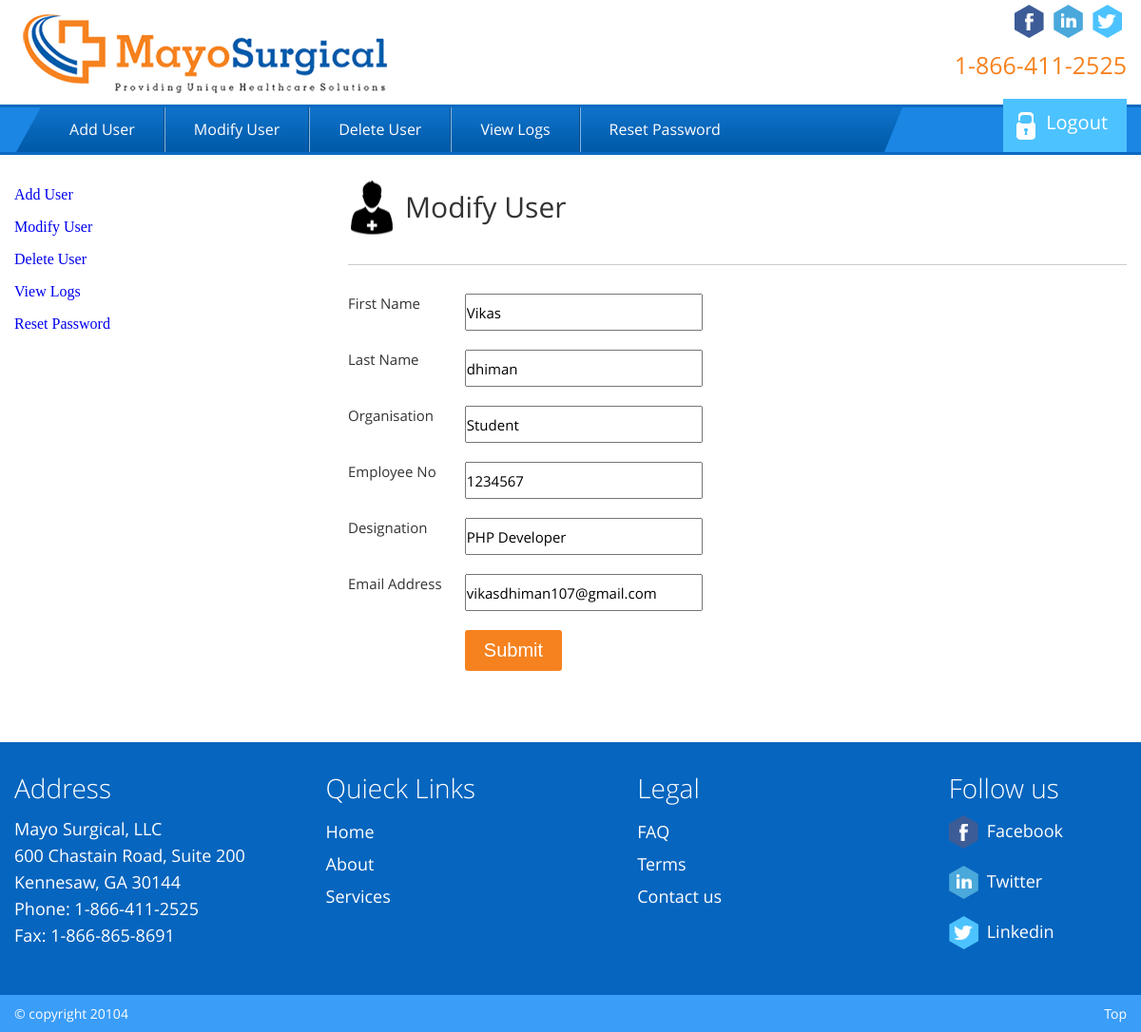
The app's page /mayo/mayo-admin/users/edituser.php?id=1 (signed in) with its own data.
### tables this page shows
CREATE TABLE IF NOT EXISTS `members` (
  `id` int(11) NOT NULL AUTO_INCREMENT,
  `user_name` varchar(32) NOT NULL,
  `password` varchar(32) NOT NULL,
  `first_name` char(30) NOT NULL,
  `last_name` char(30) NOT NULL,
  `designation` varchar(32) NOT NULL,
  `employee_no` varchar(32) NOT NULL,
  `organisation` varchar(32) NOT NULL,
  `email_id` varchar(32) NOT NULL,
  `activation_code` varchar(100) NOT NULL,
  `date_time` datetime NOT NULL,
  PRIMARY KEY (`id`),
  UNIQUE KEY `user_name` (`user_name`,`email_id`)
);

### mayo/mayo-admin/functions.php (called while the page is built, shortened)
<?php
function loggedin()
{
if (isset($_SESSION['username']) || isset($_COOKIE['username']))
{
$loggedin = TRUE;
return $loggedin;
}
}
?>

### mayo/mayo-admin/users/edituser.php (the view, shortened to what this page needs)
<?php
if(loggedin())
{
	$id = $_GET['id']
?>
<section class="row">
	<div class="container">
<div style="width:30%;float:left;padding:25px 0;">
		<ul style ="display: block;list-style: none outside none;text-decoration: none;" class="left1">
						<li style="padding:8px 0;">
						<a href="#" ONCLICK="loadWholePage('http://<?php echo $_SERVER['HTTP_HOST']; ?>/mayo/mayo-admin/users/adduser2.php')" style="text-decoration:none;">Add User</a>
						</li>
						<li style="padding:8px 0;">
						<a href="#" ONCLICK="loadWholePage('http://<?php echo $_SERVER['HTTP_HOST']; ?>/mayo/mayo-admin/users/modify-user2.php')" style="text-decoration:none;">Modify User</a>
						</li>
						<li style="padding:8px 0;">
						<a href="#" ONCLICK="loadWholePage('http://<?php echo $_SERVER['HTTP_HOST']; ?>/mayo/mayo-admin/users/deleteuser2.php')" style="text-decoration:none;">Delete User</a>
						</li>
						<li style="padding:8px 0;">
						<a href="#" ONCLICK="loadWholePage('http://<?php echo $_SERVER['HTTP_HOST']; ?>/mayo/mayo-admin/users/view-logs2.php')" style="text-decoration:none;">View Logs</a>
						</li>
						<li style="padding:8px 0;">
						<a href="#" ONCLICK="loadWholePage('http://<?php echo $_SERVER['HTTP_HOST']; ?>/mayo/mayo-admin/users/reset-password2.php')" style="text-decoration:none;">Reset Password</a>
						</li>
					</ul>
		</div>
		<div class="form_section_content">
			<h1 class="add_user">Modify User</h1>
			<form name="form1" method="post" action="" id="modify-form">
				<ul>
					<?php
						$modif = mysql_query("SELECT * FROM `members` where `id` = '$id'") or die(mysql_error());
						$row = mysql_fetch_array($modif);
					?>
					<li>
						<label>First Name</label>
						<input type="text" value="<?php echo $row['first_name'];?>" name="first_name" id="">
					</li>
					<li>
						<label>Last Name</label>
						<input type="text" value="<?php echo $row['last_name'];?>" name="last_name" id="">
					</li>
					<li>
						<label>Organisation</label>
						<input type="text" value="<?php echo $row['organisation'];?>" name="organisation" id="">
					</li>
					<li>
						<label>Employee No</label>
						<input type="text" value="<?php echo $row['employee_no'];?>" name="employee" id="">
					</li>
					<li>
						<label>Designation</label>
						<input type="text" value="<?php echo $row['designation'];?>" name="designation" id="">
					</li>
					<li>
						<label>Email Address</label>
						<input type="text" value="<?php echo $row['email_id'];?>" name="email_id" id="">
					</li>
					<li>
						<input type="submit" name="modify" id="" value="Submit"/>
					</li>
				</ul>
			</form>
		</div>
	</div>
</section>
<?php
}
else
{
header('Location:../login.php');
}
?>

### mayo/mayo-admin/users/style.css (style rules this page uses)
* { margin:0px; padding:0px; }
body, html { width:100%; height:auto; color:#333; }
.row { width:100%; float:left; margin:auto; height:auto; }
.container { width:1170px; height:auto; margin:0 auto; }
.form_section_content { width:70%; float:right; height:auto; margin:auto; padding:25px 0px; }
.add_user { background:url(images/heading_image.png) no-repeat left; line-height:60px; font-size:30px; text-indent:60px; font-family:open_sansregular; font-weight:normal; margin:0px 0px 30px 0px; }
.form_section_content ul { margin:0px 0px 0px 0px; padding:30px 0px 0px 0px; border-top:1px solid #ccc; }
.form_section_content ul li { list-style:none; floaT:left; position:relative; width:100%; margin:0px 0px 20px 0px; }
.form_section_content label { width:15%; height:auto; float:left; font:normal 15px open_sansregular; }
.form_section_content input[type="text"] { width:30%; height:auto; float:left; font:normal 15px open_sansregular; height:35px; }
.form_section_content input[type="submit"] { float:left; margin:0% 0% 0% 15%; -webkit-border-radius:3px; -moz-border-radius:3px; border-radius:3px; background-color:#f6821f;padding:10px 20px; border:none; color:#fff; cursor:pointer; font-size:20px; }

### records on screen
members: first_name "Vikas", last_name "dhiman", organisation "Student", employee "1234567", designation "PHP Developer", email_id "vikasdhiman107@gmail.com"
